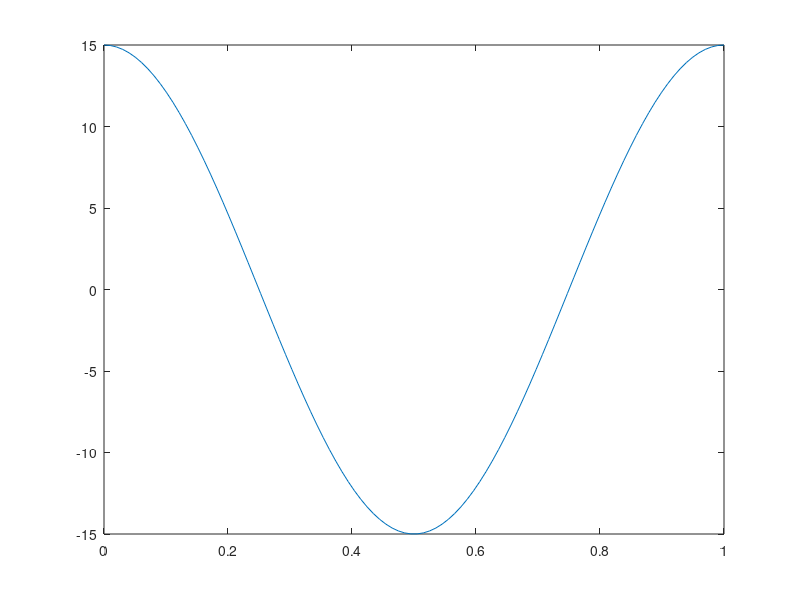

This figure's MATLAB source:
clc
clear all
close all
Re=4*10^4; %Reynold number
U=0.4; %Uniform flow velocity m/s
phi=pi/2; %phase
c=0.1; %chord length
h0=0.5; %amplitude of heave
alphaMax=pi/12;

% St=[0.10, 0.30, 0.50, 0.70, 0.908]'; %strouhal numbers
% w=St*U/(4*pi*h0); %omega, angular freq
% T=((2*pi)/w); %period
% tT=linspace(0,1,14)'; %x-axis
% t=(tT.*T); %time

St=0.908; %strouhal numbers
w=St*U/(4*pi*h0); %omega, angular freq
theta0=alphaMax+atan(h0*w/U);
T=((2*pi)/w); %period
t=linspace(0,T,100)'; %time
tT=t/T;
%% functions

h=h0*sin(w*t); %heave
theta=theta0*sin(w*t+phi); %pitch
hdot=h0*cos(w*t)*w;
alpha=-atan(hdot/U)+theta; %angle of attack
plot(tT, rad2deg(alpha));